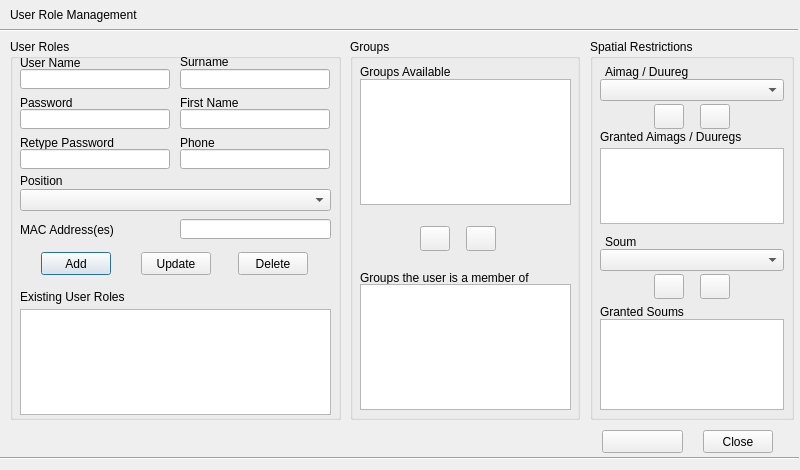
<?xml version="1.0" encoding="UTF-8"?>
<ui version="4.0">
 <class>UserRoleManagementDialog</class>
 <widget class="QDialog" name="UserRoleManagementDialog">
  <property name="geometry">
   <rect>
    <x>0</x>
    <y>0</y>
    <width>800</width>
    <height>470</height>
   </rect>
  </property>
  <property name="minimumSize">
   <size>
    <width>800</width>
    <height>470</height>
   </size>
  </property>
  <property name="maximumSize">
   <size>
    <width>800</width>
    <height>470</height>
   </size>
  </property>
  <property name="baseSize">
   <size>
    <width>860</width>
    <height>470</height>
   </size>
  </property>
  <property name="windowTitle">
   <string>User Role Management</string>
  </property>
  <property name="windowIcon">
   <iconset resource="resources.qrc">
    <normaloff>:/plugins/lm2/user_role_management.png</normaloff>:/plugins/lm2/user_role_management.png</iconset>
  </property>
  <widget class="QGroupBox" name="groupBox">
   <property name="geometry">
    <rect>
     <x>10</x>
     <y>39</y>
     <width>331</width>
     <height>381</height>
    </rect>
   </property>
   <property name="title">
    <string>User Roles</string>
   </property>
   <widget class="QLineEdit" name="username_edit">
    <property name="geometry">
     <rect>
      <x>10</x>
      <y>30</y>
      <width>150</width>
      <height>20</height>
     </rect>
    </property>
   </widget>
   <widget class="QLabel" name="label">
    <property name="geometry">
     <rect>
      <x>10</x>
      <y>15</y>
      <width>151</width>
      <height>17</height>
     </rect>
    </property>
    <property name="text">
     <string>User Name</string>
    </property>
   </widget>
   <widget class="QLineEdit" name="password_edit">
    <property name="geometry">
     <rect>
      <x>10</x>
      <y>70</y>
      <width>150</width>
      <height>20</height>
     </rect>
    </property>
    <property name="echoMode">
     <enum>QLineEdit::Password</enum>
    </property>
   </widget>
   <widget class="QLabel" name="label_2">
    <property name="geometry">
     <rect>
      <x>10</x>
      <y>55</y>
      <width>151</width>
      <height>17</height>
     </rect>
    </property>
    <property name="text">
     <string>Password</string>
    </property>
   </widget>
   <widget class="QLabel" name="label_3">
    <property name="geometry">
     <rect>
      <x>10</x>
      <y>95</y>
      <width>151</width>
      <height>17</height>
     </rect>
    </property>
    <property name="text">
     <string>Retype Password</string>
    </property>
   </widget>
   <widget class="QLineEdit" name="retype_password_edit">
    <property name="geometry">
     <rect>
      <x>10</x>
      <y>110</y>
      <width>150</width>
      <height>20</height>
     </rect>
    </property>
    <property name="echoMode">
     <enum>QLineEdit::Password</enum>
    </property>
   </widget>
   <widget class="QLabel" name="label_4">
    <property name="geometry">
     <rect>
      <x>10</x>
      <y>182</y>
      <width>151</width>
      <height>17</height>
     </rect>
    </property>
    <property name="text">
     <string>MAC Address(es)</string>
    </property>
   </widget>
   <widget class="QLineEdit" name="mac_address_edit">
    <property name="geometry">
     <rect>
      <x>170</x>
      <y>180</y>
      <width>151</width>
      <height>20</height>
     </rect>
    </property>
   </widget>
   <widget class="QLabel" name="label_5">
    <property name="geometry">
     <rect>
      <x>170</x>
      <y>15</y>
      <width>151</width>
      <height>16</height>
     </rect>
    </property>
    <property name="text">
     <string>Surname</string>
    </property>
   </widget>
   <widget class="QLineEdit" name="surname_edit">
    <property name="geometry">
     <rect>
      <x>170</x>
      <y>30</y>
      <width>150</width>
      <height>20</height>
     </rect>
    </property>
   </widget>
   <widget class="QLineEdit" name="firstname_edit">
    <property name="geometry">
     <rect>
      <x>170</x>
      <y>70</y>
      <width>150</width>
      <height>20</height>
     </rect>
    </property>
   </widget>
   <widget class="QLabel" name="label_6">
    <property name="geometry">
     <rect>
      <x>170</x>
      <y>55</y>
      <width>151</width>
      <height>17</height>
     </rect>
    </property>
    <property name="text">
     <string>First Name</string>
    </property>
   </widget>
   <widget class="QLabel" name="label_7">
    <property name="geometry">
     <rect>
      <x>10</x>
      <y>133</y>
      <width>151</width>
      <height>17</height>
     </rect>
    </property>
    <property name="text">
     <string>Position</string>
    </property>
   </widget>
   <widget class="QPushButton" name="add_button">
    <property name="geometry">
     <rect>
      <x>31</x>
      <y>213</y>
      <width>70</width>
      <height>23</height>
     </rect>
    </property>
    <property name="text">
     <string>Add</string>
    </property>
   </widget>
   <widget class="QPushButton" name="update_button">
    <property name="geometry">
     <rect>
      <x>131</x>
      <y>213</y>
      <width>70</width>
      <height>23</height>
     </rect>
    </property>
    <property name="text">
     <string>Update</string>
    </property>
   </widget>
   <widget class="QPushButton" name="delete_button">
    <property name="geometry">
     <rect>
      <x>228</x>
      <y>213</y>
      <width>70</width>
      <height>23</height>
     </rect>
    </property>
    <property name="text">
     <string>Delete</string>
    </property>
   </widget>
   <widget class="QLabel" name="label_8">
    <property name="geometry">
     <rect>
      <x>10</x>
      <y>250</y>
      <width>311</width>
      <height>16</height>
     </rect>
    </property>
    <property name="text">
     <string>Existing User Roles</string>
    </property>
   </widget>
   <widget class="QLabel" name="label_15">
    <property name="geometry">
     <rect>
      <x>170</x>
      <y>95</y>
      <width>151</width>
      <height>17</height>
     </rect>
    </property>
    <property name="text">
     <string>Phone</string>
    </property>
   </widget>
   <widget class="QLineEdit" name="phone_edit">
    <property name="geometry">
     <rect>
      <x>170</x>
      <y>110</y>
      <width>150</width>
      <height>20</height>
     </rect>
    </property>
    <property name="text">
     <string/>
    </property>
   </widget>
   <widget class="QListWidget" name="user_role_lwidget">
    <property name="geometry">
     <rect>
      <x>10</x>
      <y>270</y>
      <width>311</width>
      <height>106</height>
     </rect>
    </property>
   </widget>
   <widget class="QComboBox" name="position_cbox">
    <property name="geometry">
     <rect>
      <x>10</x>
      <y>150</y>
      <width>311</width>
      <height>22</height>
     </rect>
    </property>
   </widget>
  </widget>
  <widget class="QGroupBox" name="groupBox_2">
   <property name="geometry">
    <rect>
     <x>350</x>
     <y>39</y>
     <width>230</width>
     <height>381</height>
    </rect>
   </property>
   <property name="title">
    <string>Groups</string>
   </property>
   <widget class="QLabel" name="label_10">
    <property name="geometry">
     <rect>
      <x>10</x>
      <y>25</y>
      <width>201</width>
      <height>16</height>
     </rect>
    </property>
    <property name="text">
     <string>Groups Available</string>
    </property>
   </widget>
   <widget class="QPushButton" name="down_groups_button">
    <property name="geometry">
     <rect>
      <x>70</x>
      <y>187</y>
      <width>30</width>
      <height>25</height>
     </rect>
    </property>
    <property name="text">
     <string/>
    </property>
    <property name="icon">
     <iconset resource="resources.qrc">
      <normaloff>:/plugins/lm2/down_button.png</normaloff>:/plugins/lm2/down_button.png</iconset>
    </property>
   </widget>
   <widget class="QPushButton" name="up_groups_button">
    <property name="geometry">
     <rect>
      <x>116</x>
      <y>187</y>
      <width>30</width>
      <height>25</height>
     </rect>
    </property>
    <property name="text">
     <string/>
    </property>
    <property name="icon">
     <iconset resource="resources.qrc">
      <normaloff>:/plugins/lm2/up_button.png</normaloff>:/plugins/lm2/up_button.png</iconset>
    </property>
   </widget>
   <widget class="QLabel" name="label_11">
    <property name="geometry">
     <rect>
      <x>10</x>
      <y>230</y>
      <width>209</width>
      <height>17</height>
     </rect>
    </property>
    <property name="text">
     <string>Groups the user is a member of</string>
    </property>
   </widget>
   <widget class="QListWidget" name="group_lwidget">
    <property name="geometry">
     <rect>
      <x>10</x>
      <y>40</y>
      <width>211</width>
      <height>126</height>
     </rect>
    </property>
   </widget>
   <widget class="QListWidget" name="member_lwidget">
    <property name="geometry">
     <rect>
      <x>10</x>
      <y>245</y>
      <width>211</width>
      <height>126</height>
     </rect>
    </property>
   </widget>
  </widget>
  <widget class="Line" name="line">
   <property name="geometry">
    <rect>
     <x>0</x>
     <y>20</y>
     <width>798</width>
     <height>20</height>
    </rect>
   </property>
   <property name="orientation">
    <enum>Qt::Horizontal</enum>
   </property>
  </widget>
  <widget class="QLabel" name="label_9">
   <property name="geometry">
    <rect>
     <x>10</x>
     <y>7</y>
     <width>231</width>
     <height>16</height>
    </rect>
   </property>
   <property name="text">
    <string>User Role Management</string>
   </property>
  </widget>
  <widget class="QGroupBox" name="groupBox_3">
   <property name="geometry">
    <rect>
     <x>590</x>
     <y>39</y>
     <width>204</width>
     <height>381</height>
    </rect>
   </property>
   <property name="title">
    <string>Spatial Restrictions</string>
   </property>
   <widget class="QLabel" name="label_12">
    <property name="geometry">
     <rect>
      <x>15</x>
      <y>25</y>
      <width>181</width>
      <height>16</height>
     </rect>
    </property>
    <property name="text">
     <string>Aimag / Duureg</string>
    </property>
   </widget>
   <widget class="QComboBox" name="aimag_cbox">
    <property name="geometry">
     <rect>
      <x>10</x>
      <y>40</y>
      <width>184</width>
      <height>22</height>
     </rect>
    </property>
   </widget>
   <widget class="QListWidget" name="aimag_lwidget">
    <property name="geometry">
     <rect>
      <x>10</x>
      <y>109</y>
      <width>184</width>
      <height>76</height>
     </rect>
    </property>
   </widget>
   <widget class="QPushButton" name="down_aimag_button">
    <property name="geometry">
     <rect>
      <x>64</x>
      <y>65</y>
      <width>30</width>
      <height>25</height>
     </rect>
    </property>
    <property name="text">
     <string/>
    </property>
    <property name="icon">
     <iconset resource="resources.qrc">
      <normaloff>:/plugins/lm2/down_button.png</normaloff>:/plugins/lm2/down_button.png</iconset>
    </property>
   </widget>
   <widget class="QPushButton" name="up_aimag_button">
    <property name="geometry">
     <rect>
      <x>110</x>
      <y>65</y>
      <width>30</width>
      <height>25</height>
     </rect>
    </property>
    <property name="text">
     <string/>
    </property>
    <property name="icon">
     <iconset resource="resources.qrc">
      <normaloff>:/plugins/lm2/up_button.png</normaloff>:/plugins/lm2/up_button.png</iconset>
    </property>
   </widget>
   <widget class="QLabel" name="label_13">
    <property name="geometry">
     <rect>
      <x>15</x>
      <y>195</y>
      <width>181</width>
      <height>16</height>
     </rect>
    </property>
    <property name="text">
     <string>Soum</string>
    </property>
   </widget>
   <widget class="QComboBox" name="soum_cbox">
    <property name="geometry">
     <rect>
      <x>10</x>
      <y>210</y>
      <width>184</width>
      <height>22</height>
     </rect>
    </property>
   </widget>
   <widget class="QListWidget" name="soum_lwidget">
    <property name="geometry">
     <rect>
      <x>10</x>
      <y>280</y>
      <width>184</width>
      <height>91</height>
     </rect>
    </property>
   </widget>
   <widget class="QPushButton" name="up_soum_button">
    <property name="geometry">
     <rect>
      <x>110</x>
      <y>235</y>
      <width>30</width>
      <height>25</height>
     </rect>
    </property>
    <property name="text">
     <string/>
    </property>
    <property name="icon">
     <iconset resource="resources.qrc">
      <normaloff>:/plugins/lm2/up_button.png</normaloff>:/plugins/lm2/up_button.png</iconset>
    </property>
   </widget>
   <widget class="QPushButton" name="down_soum_button">
    <property name="geometry">
     <rect>
      <x>64</x>
      <y>235</y>
      <width>30</width>
      <height>25</height>
     </rect>
    </property>
    <property name="text">
     <string/>
    </property>
    <property name="icon">
     <iconset resource="resources.qrc">
      <normaloff>:/plugins/lm2/down_button.png</normaloff>:/plugins/lm2/down_button.png</iconset>
    </property>
   </widget>
   <widget class="QLabel" name="label_14">
    <property name="geometry">
     <rect>
      <x>10</x>
      <y>90</y>
      <width>181</width>
      <height>16</height>
     </rect>
    </property>
    <property name="text">
     <string>Granted Aimags / Duuregs</string>
    </property>
   </widget>
   <widget class="QLabel" name="label_16">
    <property name="geometry">
     <rect>
      <x>10</x>
      <y>265</y>
      <width>181</width>
      <height>16</height>
     </rect>
    </property>
    <property name="text">
     <string>Granted Soums</string>
    </property>
   </widget>
  </widget>
  <widget class="QPushButton" name="close_button">
   <property name="geometry">
    <rect>
     <x>703</x>
     <y>430</y>
     <width>70</width>
     <height>23</height>
    </rect>
   </property>
   <property name="text">
    <string>Close</string>
   </property>
  </widget>
  <widget class="QPushButton" name="help_button">
   <property name="geometry">
    <rect>
     <x>602</x>
     <y>430</y>
     <width>81</width>
     <height>23</height>
    </rect>
   </property>
   <property name="text">
    <string/>
   </property>
   <property name="icon">
    <iconset resource="resources.qrc">
     <normaloff>:/plugins/lm2/help_button.png</normaloff>:/plugins/lm2/help_button.png</iconset>
   </property>
  </widget>
  <widget class="Line" name="line_2">
   <property name="geometry">
    <rect>
     <x>0</x>
     <y>450</y>
     <width>799</width>
     <height>16</height>
    </rect>
   </property>
   <property name="orientation">
    <enum>Qt::Horizontal</enum>
   </property>
  </widget>
 </widget>
 <tabstops>
  <tabstop>username_edit</tabstop>
  <tabstop>password_edit</tabstop>
  <tabstop>retype_password_edit</tabstop>
  <tabstop>mac_address_edit</tabstop>
  <tabstop>surname_edit</tabstop>
  <tabstop>firstname_edit</tabstop>
  <tabstop>phone_edit</tabstop>
  <tabstop>add_button</tabstop>
  <tabstop>update_button</tabstop>
  <tabstop>delete_button</tabstop>
  <tabstop>user_role_lwidget</tabstop>
  <tabstop>group_lwidget</tabstop>
  <tabstop>down_groups_button</tabstop>
  <tabstop>up_groups_button</tabstop>
  <tabstop>member_lwidget</tabstop>
  <tabstop>aimag_cbox</tabstop>
  <tabstop>down_aimag_button</tabstop>
  <tabstop>up_aimag_button</tabstop>
  <tabstop>aimag_lwidget</tabstop>
  <tabstop>soum_cbox</tabstop>
  <tabstop>down_soum_button</tabstop>
  <tabstop>up_soum_button</tabstop>
  <tabstop>soum_lwidget</tabstop>
  <tabstop>help_button</tabstop>
  <tabstop>close_button</tabstop>
 </tabstops>
 <resources>
  <include location="resources.qrc"/>
 </resources>
 <connections/>
</ui>
